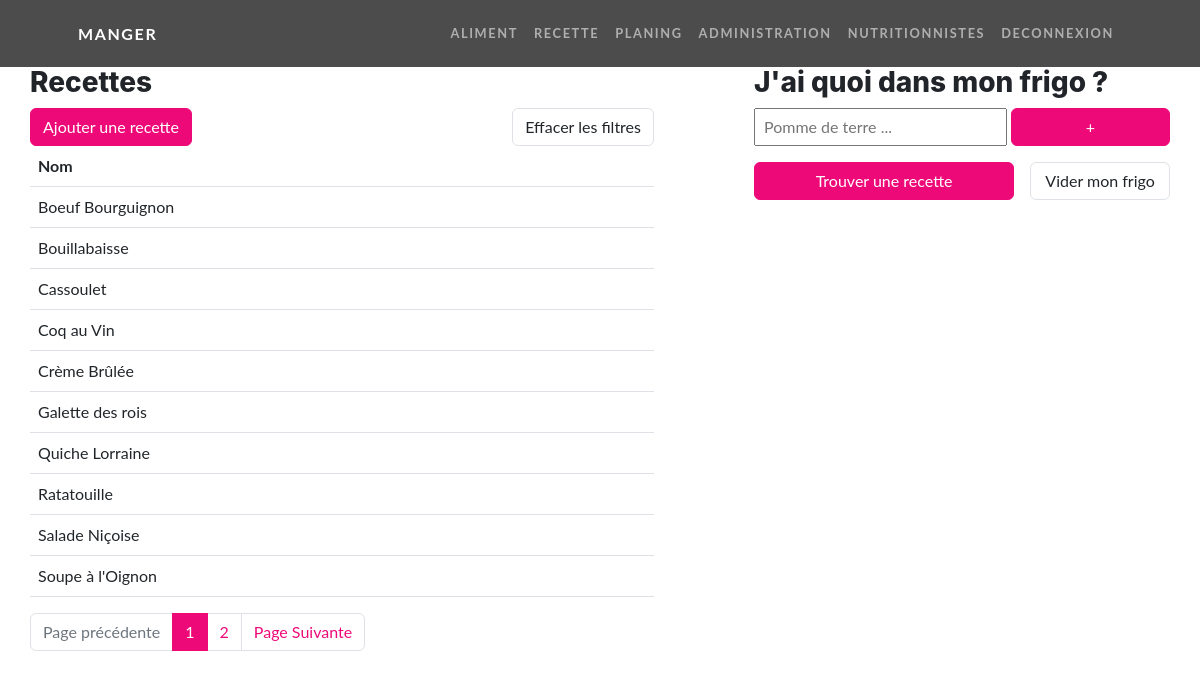
Page /recette (signed in) on the committed database.
### tables this page shows
CREATE TABLE IF NOT EXISTS `recette` (
  `id` varchar(13) NOT NULL,
  `nom` varchar(255) NOT NULL,
  `description` varchar(1000) DEFAULT NULL,
  `id_utilisateur` int NOT NULL,
  PRIMARY KEY (`id`),
  KEY `fk_utilisateur` (`id_utilisateur`)
);

### src/Controllers/Controller.php (called while the page is built, shortened)
<?php
abstract class Controller {
    function render (string $fichier, array $donnees = [], string $template = 'default.php') {
        extract($donnees);
        require_once ROOT . '/Views/' . $fichier;
    }
}

### src/Controllers/RecetteController.php (called while the page is built, shortened)
<?php
class RecetteController extends Controller {
    public function index() {
        $recetteModel = new RecetteModel();
        $recettesParPage = 10;
        if(isset($_GET['page']) && !empty($_GET['page'])) {
            $pageActuelle = (int) $this->secure($_GET['page']);
        }else{
            $pageActuelle = 1;
        }
        if (isset($_POST['aliments']) && is_array($_POST['aliments']) || isset($_COOKIE['r'])) {
            if(isset($_POST['aliments'])) {
                $alimentsFrigo = $_POST['aliments'];
                if($this->valideArrayNumeric($alimentsFrigo)) {
                    $recettes = $recetteModel->findByIdsAliments($alimentsFrigo);
                    setcookie('r', json_encode($recettes), time() + 3600, '/');
                }else{
                    header('Location: ./');
                    exit;
                }
            }else{
                $recettes = json_decode($_COOKIE['r']);
            }
            $nbRecette = count($recettes);
            $nbPage = ceil($nbRecette / $recettesParPage);
            if($pageActuelle > $nbPage) {
                $pageActuelle = $nbPage;
            }
            $premierItem = $pageActuelle * $recettesParPage - $recettesParPage;
            $recettes = array_slice($recettes, $premierItem, $premierItem + $recettesParPage);
        }else{
            $nbRecette = $recetteModel->countAllRecettes();
            $nbPage = ceil($nbRecette->nbRecette / $recettesParPage);
            $premierItem = $pageActuelle * $recettesParPage - $recettesParPage;
            $recettes = $recetteModel->findByLimits($premierItem, $recettesParPage);
        }
        $formAliments = new Form;
        $formAliments->ajoutInput('search', 'aliment', ['id' => 'monAliment', 'placeholder' => 'Pomme de terre ...' ,'autocomplete' => 'off', 'class' => 'ps-2', 'style' => 'width: 340px;'])
            ->ajoutBouton('+', ['id' => 'boutonAddFrigo', 'class' => 'btn btn-primary w-50']);
        $boutonTrouverRecettes = new Form;
        $boutonTrouverRecettes->debutForm('post', '#', ['id' => 'formFindRecette', 'class' => 'w-100'])
            ->ajoutBouton('Trouver une recette', ['id' => 'findRecette', 'type' => 'sumbit', 'class' => 'btn btn-primary w-100'])
            ->finForm();
        $btnEffacerFiltres = new Form;
        $btnEffacerFiltres->debutForm()
            ->ajoutInput('hidden', 'effacerFiltre')
            ->ajoutBouton('Effacer les filtres', ['type' => 'submit', 'class' => 'btn border'])
            ->finForm();
        $this->render('recette/index.php', [
            'recettes' => $recettes,
            'formAliments' => $formAliments->create(),
            'boutonTrouverRecettes' => $boutonTrouverRecettes->create(),
            'premierItem' => $premierItem,
            'pageActuelle' => $pageActuelle,
            'nbPage' => $nbPage,
            'btnEffacerFiltres' => $btnEffacerFiltres->create(),
        ]);
    }
}

### index.php (called while the page is built, shortened)
<?php
$app = new Main();
$app->start();

### src/Models/RecetteModel.php (called while the page is built, shortened)
<?php
class RecetteModel extends Model {
    public function __construct() {
        $this->table = 'recette';
    }
    public function countAllRecettes() {
        return $this->executeQuery('SELECT count(recette.id) AS nbRecette FROM ' . $this->table . ' WHERE id_utilisateur = -1 OR id_utilisateur = ' . $_SESSION['utilisateur']['id'])->fetch();
    }
    public function findByLimits(int $premierItem, int $nbItem) {
        $query = $this->executeQuery('SELECT * FROM ' . $this->table . ' WHERE id_utilisateur = -1 OR id_utilisateur = ' . $_SESSION['utilisateur']['id'] . ' ORDER BY nom LIMIT ' . $premierItem . ', ' . $nbItem);
        return $query->fetchAll();
    }
}

### src/Core/Database.php (called while the page is built, shortened)
<?php
class Database extends PDO {
    private static $instance;
    private function __construct() {
        $_dsn = 'mysql:dbname=' .  $_ENV['DBNAME'] .  ';host=' . $_ENV['DBHOST'];
    }
    public static function getInstance():self {
        if(self::$instance === null) {
            self::$instance = new self();
        }
        return self::$instance;
    }
}

### src/Models/Model.php (called while the page is built, shortened)
<?php
class Model extends Database {
    public function executeQuery(string $sql, array $attributs = null){
        $this->db = Database::getInstance();
        if($attributs !== null) {
            $query = $this->db->prepare($sql);
            $query->execute($attributs);
            return $query;
        }else{
            return $this->db->query($sql);
        }
    }
}

### Views/recette/index.php (the view, shortened to what this page needs)
<head>
    <link href="/public/css/recettes.css" rel="stylesheet">
</head>
<main>
    <div class="recettes-list">
        <section class="col-12">
            <h3>Recettes</h3>
            <div class="d-flex justify-content-between">
                <a href="recette/ajoutermodifier" class="btn btn-primary text-decoration-none">Ajouter une recette</a>
                <?= $btnEffacerFiltres ?>
            </div>
            <table class="table">
                <thead>
                    <th>Nom</th>
                    <th></th>
                    <th></th>
                </thead>
                <tbody>
                    <?php foreach ($recettes as $recette) : ?>
                        <tr class="ligne-recette" onclick="window.location='recette/lire/<?= $recette->id ?>'">
                            <td><?= $recette->nom ?></td>
                            <td>
                            </td>
                            <td>
                            </td>
                        </tr>
                    <?php endforeach ?>
                </tbody>
            </table>
            <nav>
                <ul class="pagination">
                    <li class="page-item <?= ($pageActuelle == 1) ? "disabled" : "" ?>">
                        <a href="?page=<?= $pageActuelle - 1 ?>" class="page-link">Page précédente</a>
                    </li>
                    <?php for ($page = 1; $page <= $nbPage; $page++) : ?>
                        <li class="page-item <?= ($pageActuelle == $page) ? "active" : "" ?>">
                            <a href="?page=<?= $page ?>" class="page-link"><?= $page ?></a>
                        </li>
                    <?php endfor ?>
                    <li class="page-item">
                        <a href="?page=<?= $pageActuelle + 1 ?>" class="page-link <?= ($pageActuelle == $nbPage) ? "disabled" : "" ?>">Page Suivante</a>
                    </li>
                </ul>
            </nav>
        </section>
    </div>
    <div class="frigo">
        <h3>J'ai quoi dans mon frigo ?</h3>
        <div class="d-flex gap-1"><?= $formAliments ?></div>
        <div class="d-flex mt-3 mb-3 gap-3">
            <?= $boutonTrouverRecettes ?>
            <button id="viderFrigo" type="" class="btn border w-50">Vider mon frigo</button>
        </div>
    </div>
</main>

### public/css/recettes.css (style rules this page uses)
main { display: flex; padding: 0 30px; }
.recettes-list { width: 60%; }
.ligne-recette { cursor: pointer; }
.frigo { width: 40%; margin-left: 100px; }

### rows in the picture
recette: nom "Boeuf Bourguignon"
recette: nom "Bouillabaisse"
recette: nom "Cassoulet"
recette: nom "Coq au Vin"
recette: nom "Crème Brûlée"
recette: nom "Galette des rois"
recette: nom "Quiche Lorraine"
recette: nom "Ratatouille"
recette: nom "Salade Niçoise"
recette: nom "Soupe à l'Oignon"

### other values in the picture
$texte "Effacer les filtres + Trouver une recette"
